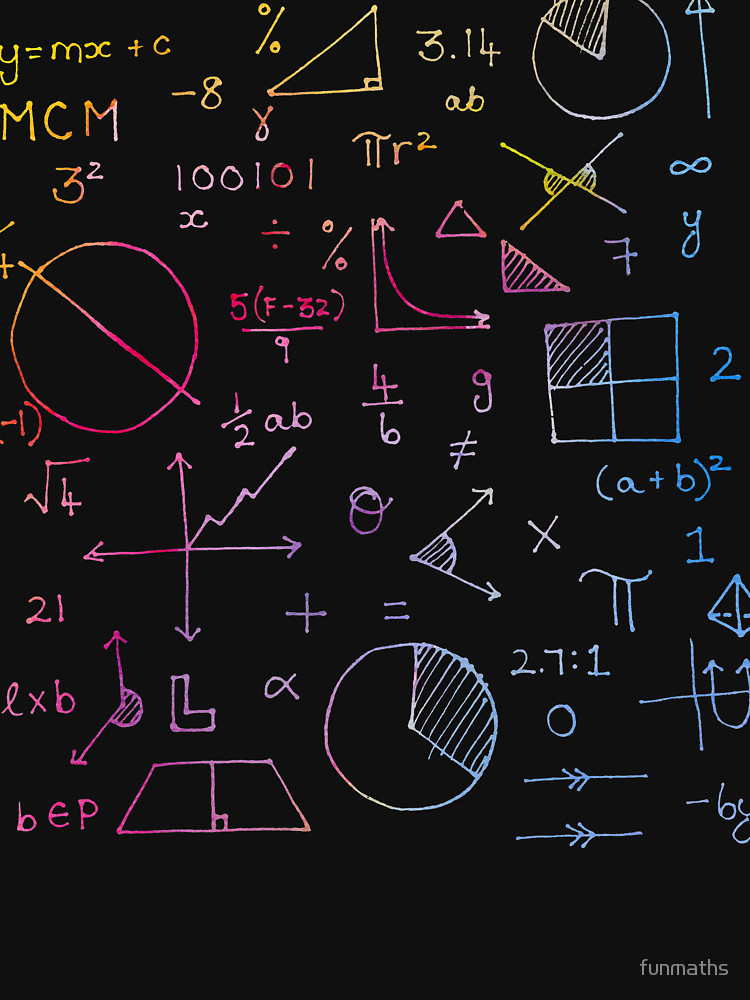
#> input picture homeBG.jpg, 750 x 1000 px
$ python -i mainApp.py   (imports and definitions only)   (older library calls are emulated)
#> lines starting #> are read from the running program, lines starting #| are printed output that depends on the picture
import pygame
from pygame.locals import *
import pygame_textinput
import sys
import cv2
import numpy as np
import string
import matplotlib.pyplot as plt
import pylab
import operator
import os
from fractions import Fraction
import copy


# taken from 15-112 course page
def almostEqual(d1, d2, epsilon=10**-7):
    # note: use math.isclose() outside 15-112 with Python version 3.5 or later
    return (abs(d2 - d1) < epsilon)


# wrote for 15-112 week1 practice
def distance(x1, y1, x2, y2):
    return ((x1 - x2) ** 2 + (y1 - y2) ** 2) ** 0.5


# i edited these sources to work with my data and openCV framework and to work with my desire to recognize math and expoonents
# credit for ml and image manipulation goes to these sources
# machine learning credit:
# https://www.youtube.com/watch?v=c96w1JS28AY (links to github in video)
# https://github.com/MicrocontrollersAndMore/OpenCV_KNN_Character_Recognition_Machine_Learning/blob/master/train_and_test.py
MIN_CONTOUR_AREA = 100
RESIZED_IMAGE_WIDTH = 20
RESIZED_IMAGE_HEIGHT = 30

class ContourWithData():

    npaContour = None
    boundingRect = None
    intRectX = 0
    intRectY = 0
    intRectWidth = 0
    intRectHeight = 0
    fltArea = 0.0

    # [6 lines left out: function calculateRectTopLeftPointAndWidthAndHeight, not called in this run]

    def checkIfContourIsValid(self):
        if self.fltArea < MIN_CONTOUR_AREA: return False
        return True


# [82 lines left out: function main, not called in this run]

######################################################################


# colors
WHITE = (255, 255, 255)
BLACK = (0, 0, 0)
RED = (255, 0, 0)
GREEN = (0, 255, 0)
BLUE = (0, 0, 255)


# gives popup to edit what the scanner thought that the input was
# [33 lines left out: functions showInfo, findAverages, listAvg, not called in this run]


##############################
# evaluate
##############################

def sign(n):
    return 1 if n >= 0 else -1


# takes a value and removes all occurences of that value froma  list
# [55 lines left out: functions removeAllFromList, getOnlyElement, oppositeSign, findRoot, subtractPolynomials, not called in this run]


def findIntersection(p1, p2):
    p = subtractPolynomials(p1, p2)
    return findZeros(p)


# finds the intersections of all polynomials in a list a
# [112 lines left out: functions findAllIntersections, parsePolynomial, parsedToString, getExp, getCoeff, takeDerivative and 2 more, not called in this run]


def derivativeAtPoint(polynomial, x):
    derivative = takeDerivative(polynomial)
    return evaluatePolynomial(derivative, x)


# [297 lines left out: functions nthDerivative, definiteIntegral, findZeros, solveLenTwo, findEdgeRoot, flatten and 11 more, not called in this run]


####################################################################
# graphics
####################################################################


# http://stackoverflow.com/questions/19306211/opencv-cv2-image-to-pygame-image
# function given by user High schooler with modification suggested by lgonato
def cvimage_to_pygame(image):
    """Convert cvimage into a pygame image"""
    return pygame.image.frombuffer(image.tostring(), image.shape[1::-1], "RGB")


# this function gives the x and y value needed to center a given block of
# text at a given x and y
# [881 lines left out: functions centerText, giveTextBounds, giveLabelCords, moveRect, fixDimensions, keyPressedWebcam and 24 more, not called in this run]


def draw(data):
    screen = pygame.display.set_mode((data.width, data.height))
    events = pygame.event.get()
    for event in events:
            if event.type == QUIT:
                if data.capturing:
                    cap.release()
                data.capturing = False
                cv2.destroyAllWindows()
                pygame.quit()
                sys.exit()
            elif event.type == pygame.KEYDOWN:
                keyPressed(event.key, data)
            elif event.type == pygame.MOUSEBUTTONDOWN:
                mousePressed(event, data)
    if data.webcam:
        drawWebcam(screen, data)
    elif data.start:
        drawStartScreen(screen, data)
    elif data.help:
        drawHelpScreen(screen, data)
    elif data.arithmeticScreen:
        drawArithmeticScreen(screen, data)
    elif data.polynomialScreen:
        drawPolynomialScreen(screen, data)
    elif data.noneFound:
        drawNoneFoundScreen(screen, data)


# run function and data/event structure based off of eventsExample0.py
# from 15-112 course page
# [16 lines left out: function run, not called in this run]


# [1 line not run here, left out]

>>> import cv2
>>> picture = cv2.imread('homeBG.jpg', cv2.IMREAD_GRAYSCALE)
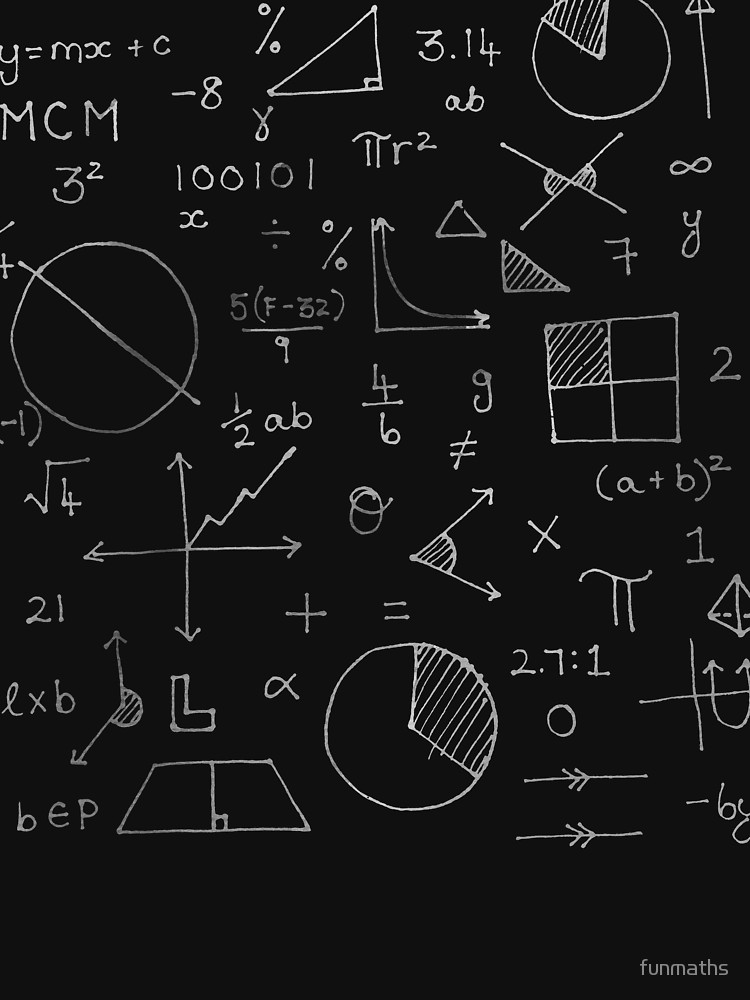
#> picture: shape (1000, 750); min 0, max 255, mean 23.7
#> (the run stopped early here; a loop or call above may not have finished)
